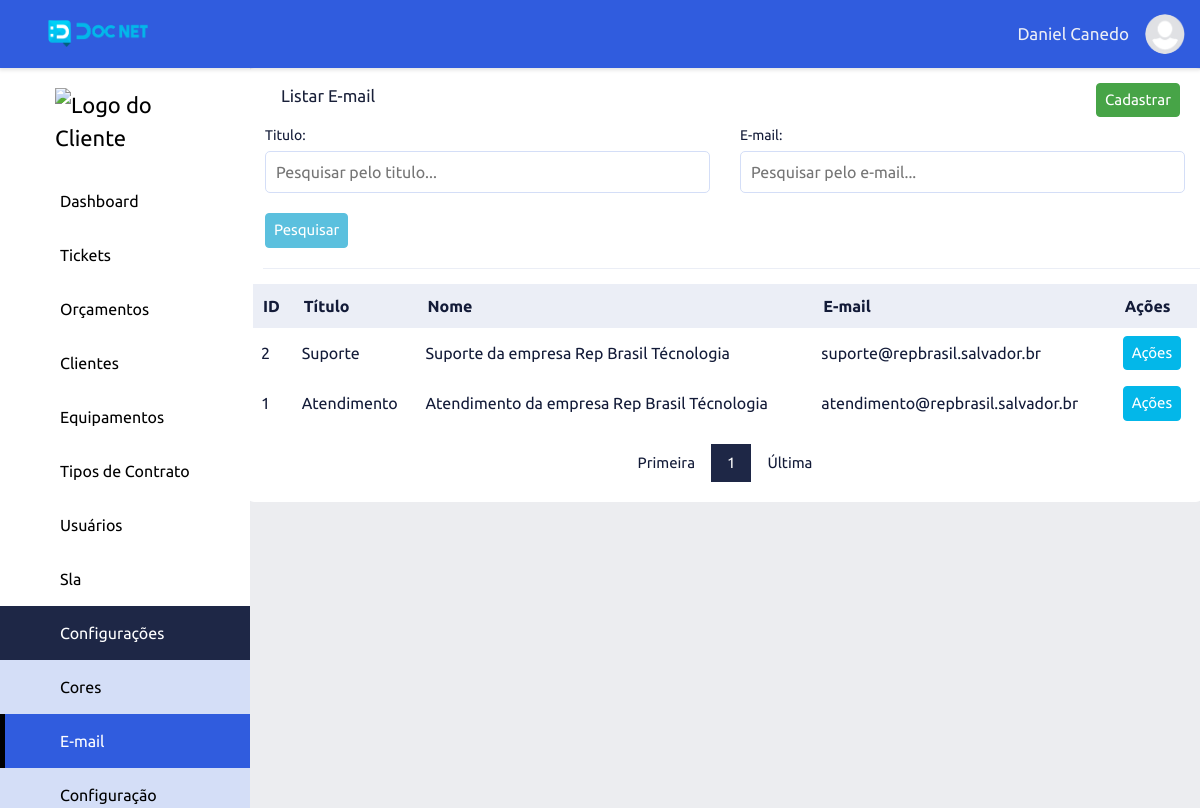
/list-conf-emails/index (signed in), run on the app's committed database.
### tables this page shows
CREATE TABLE `adms_levels_pages` (
  `id` int NOT NULL,
  `permission` int NOT NULL DEFAULT '2',
  `order_level_page` int NOT NULL,
  `print_menu` int NOT NULL DEFAULT '2' COMMENT '1 - Apresentar no menu, 2 - Não apresentar no menu',
  `dropdown` int NOT NULL DEFAULT '2' COMMENT '1 - Dropdow , 2 - não dropdow',
  `adms_access_level_id` int NOT NULL,
  `adms_page_id` int NOT NULL,
  `adms_items_menu_id` int NOT NULL DEFAULT '1',
  `created` datetime NOT NULL,
  `modified` datetime DEFAULT NULL
);

CREATE TABLE `adms_pages` (
  `id` int NOT NULL,
  `controller` varchar(220) NOT NULL,
  `metodo` varchar(220) NOT NULL,
  `menu_controller` varchar(220) NOT NULL,
  `menu_metodo` varchar(220) NOT NULL,
  `name_page` varchar(220) NOT NULL,
  `publish` int NOT NULL DEFAULT '2',
  `icon` varchar(45) DEFAULT NULL,
  `obs` text,
  `adms_sits_pgs_id` int NOT NULL DEFAULT '2',
  `adms_types_pgs_id` int NOT NULL,
  `adms_groups_pgs_id` int NOT NULL,
  `created` datetime NOT NULL,
  `modified` datetime DEFAULT NULL
);

CREATE TABLE `adms_items_menus` (
  `id` int NOT NULL,
  `name` varchar(220) NOT NULL,
  `icon` varchar(45) NOT NULL,
  `order_item_menu` int NOT NULL,
  `created` datetime NOT NULL,
  `modified` datetime DEFAULT NULL
);

CREATE TABLE `adms_confs_emails` (
  `id` int NOT NULL,
  `title` varchar(220) NOT NULL,
  `name` varchar(220) NOT NULL,
  `email` varchar(220) NOT NULL,
  `host` varchar(220) NOT NULL,
  `username` varchar(220) NOT NULL,
  `password` varchar(220) NOT NULL,
  `smtpsecure` varchar(220) NOT NULL,
  `port` int NOT NULL,
  `created` datetime NOT NULL,
  `modified` datetime DEFAULT NULL
);

### app/adms/Controllers/ListConfEmails.php (called while the page is built, shortened)
<?php
class ListConfEmails
{
    private array|string|null $data;
    public function index(string|int|null $page = null): void
    {
        $this->page = (int) $page ? $page : 1;
        $this->dataForm = filter_input_array(INPUT_POST, FILTER_DEFAULT);
        $this->searchTitle = filter_input(INPUT_GET, 'search_title', FILTER_DEFAULT);
        $this->searchEmail = filter_input(INPUT_GET, 'search_email', FILTER_DEFAULT);
        $listConfEmails = new \App\adms\Models\AdmsListConfEmails();
        if (!empty($this->dataForm['SendSearchConfemail'])) {
            $this->page = 1;
            $listConfEmails->listSearchConfEmails($this->page, $this->dataForm['search_title'], $this->dataForm['search_email']);
            $this->data['form'] = $this->dataForm;
        } elseif ((!empty($this->searchTitle)) or (!empty($this->searchEmail))) {
            $listConfEmails->listSearchConfEmails($this->page, $this->searchTitle, $this->searchEmail);
            $this->data['form']['search_title'] = $this->searchTitle;
            $this->data['form']['search_email'] = $this->searchEmail;
        } else {
            $listConfEmails->listConfEmails($this->page);
        }
        if($listConfEmails->getResult()){
            $this->data['listConfEmails'] = $listConfEmails->getResultBd();
            $this->data['pagination'] = $listConfEmails->getResultPg();
        }else{
            $this->data['listConfEmails'] = [];
            $this->data['pagination'] = "";
        }
        $button = ['add_conf_emails' => ['menu_controller' => 'add-conf-emails', 'menu_metodo' => 'index'],
        'view_conf_emails' => ['menu_controller' => 'view-conf-emails', 'menu_metodo' => 'index'],
        'edit_conf_emails' => ['menu_controller' => 'edit-conf-emails', 'menu_metodo' => 'index'],
        'delete_conf_emails' => ['menu_controller' => 'delete-conf-emails', 'menu_metodo' => 'index']];
        $listBotton = new \App\adms\Models\helper\AdmsButton();
        $this->data['button'] = $listBotton->buttonPermission($button);
        $listMenu = new \App\adms\Models\helper\AdmsMenu();
        $this->data['menu'] = $listMenu->itemMenu();
        $this->data['sidebarActive'] = "list-conf-emails";
        $loadView = new \Core\ConfigView("adms/Views/confEmails/listConfEmails", $this->data);
        $loadView->loadView();
    }
}

### core/ConfigController.php (called while the page is built, shortened)
<?php
class ConfigController extends Config
{
    private string $urlController;
    private string $urlMetodo;
    private string $urlParameter;
    public function __construct()
    {
        if (!empty(filter_input(INPUT_GET, 'url', FILTER_DEFAULT))) {
            $this->url = filter_input(INPUT_GET, 'url', FILTER_DEFAULT);
            $this->urlArray = explode("/", $this->url);
            if (isset($this->urlArray[0])) {
                $this->urlController = $this->slugController($this->urlArray[0]);
            } else {
                $this->urlController = $this->slugController(CONTROLLER);
            }
            if (isset($this->urlArray[1])) {
                $this->urlMetodo = $this->slugMetodo($this->urlArray[1]);
            } else {
                $this->urlMetodo = $this->slugMetodo(METODO);
            }
            if (isset($this->urlArray[2])) {
                $this->urlParameter = $this->urlArray[2];
            } else {
                $this->urlParameter = "";
            }
        } else {
            $this->urlController = $this->slugController(CONTROLLERERRO);
            $this->urlMetodo = $this->slugMetodo(METODO);
            $this->urlParameter = "";
        }
    }
    private function slugController(string $slugController): string
    {
        $this->urlSlugController = $slugController;
        $this->urlSlugController = strtolower($this->urlSlugController);
        $this->urlSlugController = str_replace("-", " ", $this->urlSlugController);
        $this->urlSlugController = ucwords($this->urlSlugController);
        $this->urlSlugController = str_replace(" ", "", $this->urlSlugController);
        return $this->urlSlugController;
    }
    private function slugMetodo(string $urlSlugMetodo): string
    {
        $this->urlSlugMetodo = $this->slugController($urlSlugMetodo);
        $this->urlSlugMetodo = lcfirst($this->urlSlugMetodo);
        return $this->urlSlugMetodo;
    }
    public function loadPage(): void
    {
        $loadPgAdm = new \Core\CarregarPgAdmLevel();
        $loadPgAdm->loadPage($this->urlController, $this->urlMetodo, $this->urlParameter);
    }
}

### index.php (called while the page is built, shortened)
<?php
$home = new Core\ConfigController();
$home->loadPage();

### app/adms/Models/helper/AdmsRead.php (called while the page is built, shortened)
<?php
class AdmsRead extends AdmsConn
{
    private string $select;
    private array $values = [];
    private object $query;
    public function fullRead(string $query, string|null $parseString = null): void
    {
        $this->select = $query;
        if (!empty($parseString)) {
            parse_str($parseString, $this->values);
        }
        $this->exeInstruction();
    }
    private function exeInstruction(): void
    {
        $this->connection();
        try {
            $this->exeParameter();
            $this->query->execute();
            $this->result = $this->query->fetchAll();
        } catch (PDOException $err) {
            $this->result = null;
        }
    }
    private function connection(): void
    {
        $this->conn = $this->connectDb();
        $this->query = $this->conn->prepare($this->select);
        $this->query->setFetchMode(PDO::FETCH_ASSOC);
    }
    private function exeParameter(): void
    {
        if ($this->values) {
            foreach ($this->values as $link => $value) {
                if (($link == 'limit') or ($link == 'offset') or ($link == 'id')) {
                    $value = (int) $value;
                }
                $this->query->bindValue(":{$link}", $value, (is_int($value) ? PDO::PARAM_INT : PDO::PARAM_STR));
            }
        }
    }
}

### app/adms/Models/helper/AdmsConn.php (called while the page is built, shortened)
<?php
abstract class AdmsConn
{
    private string $host = HOST;
    private string $user = USER;
    private string $pass = PASS;
    private string $dbname = DBNAME;
    protected function connectDb(): object
    {
        try {
            $this->connect = new PDO("mysql:host={$this->host};dbname=" . $this->dbname, $this->user, $this->pass);
            return $this->connect;
        } catch (PDOException $err) {
            die("Erro - 001: Por favor tente novamente. Caso o problema persista, entre em contato o administrador " . EMAILADM);
        }
    }
}

### app/adms/Models/helper/AdmsMenu.php (called while the page is built, shortened)
<?php
class AdmsMenu
{
    public function itemMenu(): array|null|bool
    {
        $listMenu = new \App\adms\Models\helper\AdmsRead();
        $listMenu->fullRead(
            "SELECT lev_pag.id AS id_lev_pag, lev_pag.dropdown, lev_pag.adms_page_id,
                        pag.id AS id_pag, pag.menu_controller, pag.menu_metodo, pag.name_page, pag.icon,
                        itm_men.id AS id_itm_men, itm_men.name name_itm_men, itm_men.icon icon_itm_men
                        FROM adms_levels_pages AS lev_pag
                        INNER JOIN adms_pages AS pag ON pag.id=lev_pag.adms_page_id
                        INNER JOIN adms_items_menus AS itm_men ON itm_men.id=lev_pag.adms_items_menu_id
                        WHERE ((lev_pag.adms_access_level_id =:adms_access_level_id)
                        AND (lev_pag.permission = 1))
                        AND print_menu = 1
                        AND adms_sits_pgs_id = 1
                        ORDER BY itm_men.order_item_menu, lev_pag.order_level_page ASC",
            "adms_access_level_id=" . $_SESSION['adms_access_level_id']
        );
        $this->resultBd = $listMenu->getResult();
        if ($this->resultBd) {
            return $this->resultBd;
        } else {
            return false;
        }
    }
}

### app/adms/Models/AdmsListConfEmails.php (called while the page is built, shortened)
<?php
class AdmsListConfEmails
{
    private int $limitResult = 40;
    public function listConfEmails(int $page = null):void
    {
        $this->page = (int) $page ? $page : 1;
        $pagination = new \App\adms\Models\helper\AdmsPagination(URLADM . 'list-conf-emails/index');
        $pagination->condition($this->page, $this->limitResult);
        $pagination->pagination("SELECT COUNT(id) AS num_result FROM adms_confs_emails");
        $listConfEmails = new \App\adms\Models\helper\AdmsRead();
        $listConfEmails->fullRead("SELECT id, title, name, email
                FROM adms_confs_emails
                ORDER BY id DESC
                LIMIT :limit OFFSET :offset", "limit={$this->limitResult}&offset={$pagination->getOffset()}");
    }
}

### app/adms/Views/confEmails/listConfEmails.php (the view, shortened to what this page needs)
<div class="wrapper">
    <div class="row">
        <div class="top-list">
            <span class="title-content">Listar E-mail</span>
            <div class="top-list-right">
                <?php
                if ($this->data['button']['add_conf_emails']) {
                    echo "<a href='" . URLADM . "add-conf-emails/index' class='btn-success'>Cadastrar</a>";
                }
                ?>
            </div>
        </div>
        <div class="top-list">
            <form method="POST" action="">
                <div class="row-input-search">
                    <?php
                    $search_title = "";
                    ?>
                    <div class="column">
                        <label class="title-input-search">Titulo: </label>
                        <input type="text" name="search_title" id="search_title" class="input-search" placeholder="Pesquisar pelo titulo..." value="<?php echo $search_title; ?>">
                    </div>
                    <?php
                    $search_email = "";
                    ?>
                    <div class="column">
                        <label class="title-input-search">E-mail: </label>
                        <input type="text" name="search_email" id="search_email" class="input-search" placeholder="Pesquisar pelo e-mail..." value="<?php echo $search_email; ?>">
                    </div>
                    <div class="column margin-top-search">
                        <button type="submit" name="SendSearchConfemail" class="btn-info" value="Pesquisar">Pesquisar</button>
                    </div>
                </div>
            </form>
        </div>
        <div class="content-adm-alert">
        </div>
        <table class="table-list">
            <thead class="list-head">
                <tr>
                    <th class="list-head-content">ID</th>
                    <th class="list-head-content">Título</th>
                    <th class="list-head-content table-sm-none">Nome</th>
                    <th class="list-head-content table-md-none">E-mail</th>
                    <th class="list-head-content">Ações</th>
                </tr>
            </thead>
            <tbody class="list-body">
                <?php
                foreach ($this->data['listConfEmails'] as $confEmail) {
                    extract($confEmail);
                ?>
                    <tr>
                        <td class="list-body-content"><?php echo $id; ?></td>
                        <td class="list-body-content"><?php echo $title; ?></td>
                        <td class="list-body-content table-sm-none"><?php echo $name; ?></td>
                        <td class="list-body-content table-md-none"><?php echo $email; ?></td>
                        <td class="list-body-content">
                            <div class="dropdown-action">
                                <button onclick="actionDropdown(<?php echo $id; ?>)" class="dropdown-btn-action">Ações</button>
                            </div>
                        </td>
                    </tr>
                <?php
                }
                ?>
            </tbody>
        </table>
        <?php echo $this->data['pagination']; ?>
    </div>
</div>

### app/adms/Views/include/menu.php (shortened to what this page needs)
<?php
$sidebar_active = "";
if (isset($this->data['sidebarActive'])) {
    $sidebar_active = $this->data['sidebarActive'];
}
?>
<div class="content">
    <div class="sidebar">
    <div class="logo-adm">
        <?php
        if(!empty ($_SESSION['set_clie'])){
            echo "<img src='" . URLADM . "app/adms/assets/image/logo/clientes/". $_SESSION['emp_user']."/{$_SESSION['logo_emp_prin']}' width='140' alt='Logo do Cliente'>";
        } else{
            echo "<img src='" . URLADM . "app/adms/assets/image/logo/clientes/icon_user.png' width='140' alt='Logo do Cliente'>";
        }
        ?>
    </div>
        <?php
        if ((isset($this->data['menu'])) and ($this->data['menu'])) {
            $count_drop_start = 0;
            $count_drop_end = 0;
            foreach ($this->data['menu'] as $item_menu) {
                extract($item_menu);
                $active_item_menu = "";
                if ($sidebar_active == $menu_controller) {
                    $active_item_menu = "active";
                }
                if ($dropdown == 1) {
                    if ($count_drop_start != $id_itm_men) {
                        if (($count_drop_end == 1) and ($count_drop_start != 0)) {
                            echo "</div>";
                            $count_drop_end = 0;
                        }
                        echo "<button class='dropdown-btn btn-active$id_itm_men'>";
                        echo "<i class='icon $icon_itm_men'></i><span>$name_itm_men</span><i class='fa-solid fa-caret-down'></i>";
                        echo "</button>";
                        echo "<div class='dropdown-container cont-active$id_itm_men'>";
                    }
                    echo "<a href='" . URLADM . "$menu_controller/$menu_metodo' class='sidebar-nav active$id_itm_men $active_item_menu'><i class='icon $icon'></i><span></span>$name_page</a>";
                    $count_drop_start = $id_itm_men;
                    $count_drop_end = 1;
                } else {
                    if ($count_drop_end == 1) {
                        echo "</div>";
                        $count_drop_end = 0;
                    }
                    echo "<a href='" . URLADM . "$menu_controller/$menu_metodo' class='sidebar-nav $active_item_menu'><i class='icon $icon'></i><span></span>$name_page</a>";
                }
            }
        }
        ?>
    </div>

### data on the page
adms_levels_pages: adms_page.name_page "Dashboard"
adms_levels_pages: adms_items_menu.name "Tickets"
adms_levels_pages: adms_items_menu.name "Orçamentos"
adms_levels_pages: adms_items_menu.name "Clientes"
adms_levels_pages: adms_items_menu.name "Equipamentos"
adms_levels_pages: adms_items_menu.name "Tipos de Contrato"
adms_levels_pages: adms_items_menu.name "Usuários"
adms_levels_pages: adms_items_menu.name "Sla"
adms_levels_pages: adms_items_menu.name "Configurações", adms_page.name_page "Cores"
adms_levels_pages: adms_page.name_page "E-mail"
adms_levels_pages: adms_page.name_page "Configuração"
adms_confs_emails: id "2", title "Suporte", name "Suporte da empresa Rep Brasil Técnologia", email "suporte@repbrasil.salvador.br"
adms_confs_emails: id "1", title "Atendimento", name "Atendimento da empresa Rep Brasil Técnologia", email "atendimento@repbrasil.salvador.br"

### other printed values
$_SESSION['user_nickname'] "Daniel Canedo"
$this->page "1"
